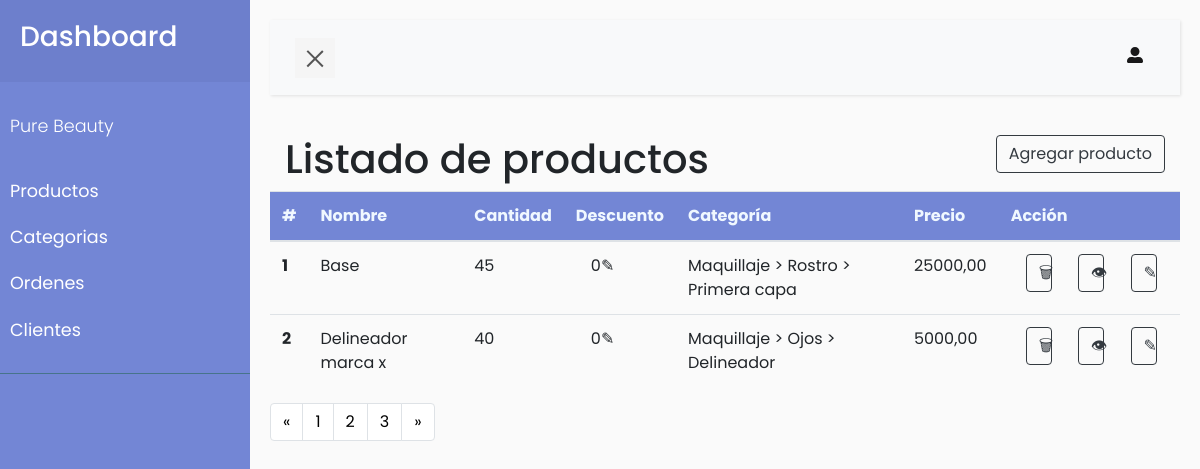
The app's page /productos, older data.
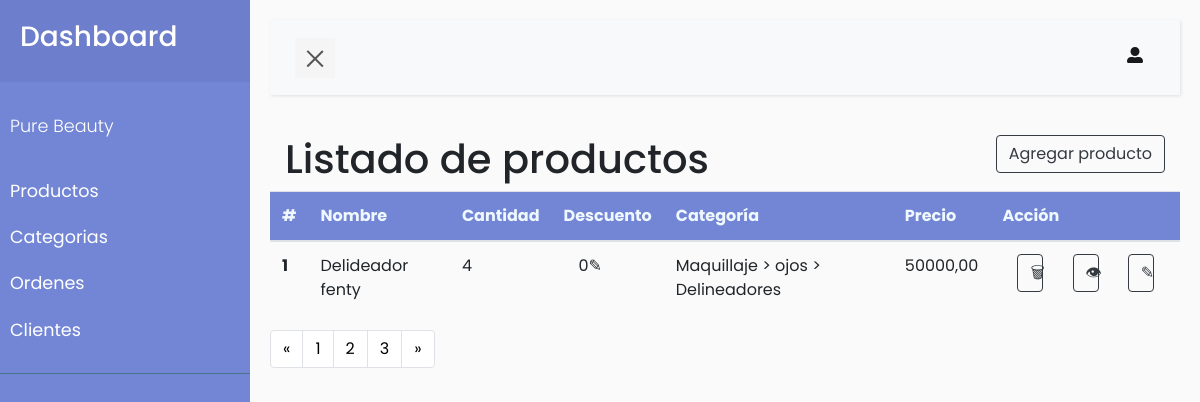
The same page, newer data.
### producto/models.py (models this page shows, shortened)
class Producto (models.Model):
    nombre = models.CharField('Nombre', max_length=100)
    stock = models.PositiveIntegerField('Stock')
    descripcion = models.CharField('Descripcion', max_length=500)
    is_activo = models.BooleanField('Es un producto activo')
    precio_act = models.DecimalField('Precio', max_digits=15, decimal_places=2)
    precio_desc = models.DecimalField('Precio con descuento', max_digits=15, decimal_places=2)
    fecha_inicio_desc = models.DateTimeField('Fecha incio del descuento')
    fecha_fin_desc = models.DateTimeField('Fecha finalización del descuento')
    ult_actualizacion = models.DateTimeField('Fecha últ. actualización')
    imagen = models.ImageField('Imagen del producto', upload_to='productos/', blank=True, null=True)

class Subcategoria(models.Model):
    nombre = models.CharField('Nombre', max_length=100)
    categoria = models.ForeignKey(Categoria, on_delete=models.CASCADE)
    def __str__(self):
        return f"{self.categoria} > {self.nombre}"

class Categoria(models.Model):
    nombre = models.CharField('Nombre', max_length=100)
    categoria_padre = models.ForeignKey('self', on_delete=models.SET_NULL, null=True, blank=True, related_name='categorias_hijas')
    def __str__(self):
        return self.get_nombre_completo()
    def get_nombre_completo(self):
        if self.categoria_padre:
            return f"{self.categoria_padre.get_nombre_completo()} > {self.nombre}"
        else:
            return self.nombre

### producto/views.py (the view)
# urls.py: path('productos',views.inicio, name='inicio'),
def inicio(request):
    productos = Producto.objects.all()
    for producto in productos:
        if producto.precio_desc == producto.precio_act:
            producto.precio_desc = 0
        productoSubcategoria = ProductoSubcategoria.objects.get(producto=producto)
        producto.categoria =productoSubcategoria.subcategoria
        pass
    return render(request, 'productos.html', {'productos': productos})

### producto/templates/productos.html (shortened to what this page needs)
{% extends 'dashboard.html' %}
{% load crispy_forms_tags %}
{% load static %}
{% block content %}
<div class="container">
    <div class="row">
        <div class="col-8">
            <h1>Listado de productos</h1>
        </div>
        <div class="col-4 text-right">
            <button class="btn btn-outline-dark" onclick="abrirModal()">Agregar producto</button>
        </div>
    </div>
</div>
<table class="table">
    <thead style="background-color: #7386D5;">
        <tr>
            <th scope="col" style="color:aliceblue;">#</th>
            <th scope="col" style="color:aliceblue;">Nombre</th>
            <th scope="col" style="color:aliceblue;">Cantidad</th>
            <th scope="col" style="color:aliceblue;">Descuento</th>
            <th scope="col" style="color:aliceblue;">Categoría</th>
            <th scope="col" style="color:aliceblue;">Precio</th>
            <th scope="col" style="color:aliceblue;">Acción</th>
        </tr>
    </thead>
    <tbody>
        {% for producto in productos %}
        <tr>
            <th scope="row">{{ forloop.counter }}</th>
            <td>{{ producto.nombre }}</td>
            <td>{{ producto.stock }}</td>
            <td>
                <a href="#">
                    <div class="container">
                        <div class="row">
                            <div class="col-6">
                                {{ producto.precio_desc }}✎
                            </div>
                        </div>
                    </div>
                </a>
            </td>
            <td><a href="#">{{ producto.categoria }}</a></td>
            <td>{{ producto.precio_act }}</td>
            <td>
                <div class="container">
                    <div class="row">
                        <div class="col-4">
                            <button class="btn btn-outline-dark btn-block">🗑</button>
                        </div>
                        <div class="col-4">
                            <button class="btn btn-outline-dark btn-block">👁</button>
                        </div>
                        <div class="col-4">
                            <button class="btn btn-outline-dark btn-block">✎</button>
                        </div>
                    </div>
                </div>
            </td>
        </tr>
        {% endfor %}
    </tbody>
</table>
<nav aria-label="Page navigation example">
    <ul class="pagination">
      <li class="page-item">
        <a class="page-link" style="color: black;" href="#" aria-label="Previous">
          <span aria-hidden="true">&laquo;</span>
        </a>
      </li>
      <li class="page-item"><a class="page-link" style="color: black;" href="#">1</a></li>
      <li class="page-item"><a class="page-link"  style="color: black;" href="#">2</a></li>
      <li class="page-item"><a class="page-link"  style="color: black;" href="#">3</a></li>
      <li class="page-item">
        <a class="page-link"  style="color: black;" href="#" aria-label="Next">
          <span aria-hidden="true">&raquo;</span>
        </a>
      </li>
    </ul>
  </nav>
{% endblock content %}

Row changes from the older to the newer data that the page shows:
removed Producto: nombre "Delineador marca x", stock "40", precio_desc "0", categoria "Maquillaje > Ojos > Delineador", precio_act "5000,00"
changed Producto: nombre "Base" → "Delideador fenty"; stock "45" → "4"; categoria "Maquillaje > Rostro > Primera capa" → "Maquillaje > ojos > Delineadores"; precio_act "25000,00" → "50000,00"
